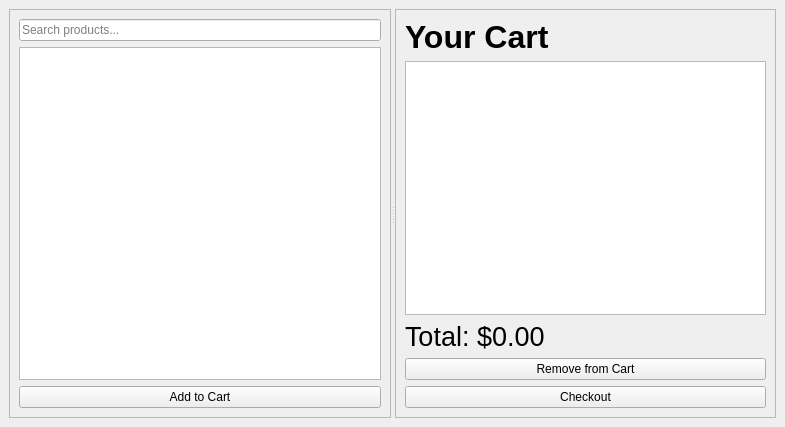
<?xml version="1.0" encoding="UTF-8"?>
<ui version="4.0">
 <class>MainWindow</class>
 <widget class="QMainWindow" name="MainWindow">
  <property name="geometry">
   <rect>
    <x>0</x>
    <y>0</y>
    <width>785</width>
    <height>427</height>
   </rect>
  </property>
  <property name="windowTitle">
   <string>SmartMart Kiosk</string>
  </property>
  <widget class="QWidget" name="centralwidget">
   <layout class="QHBoxLayout" name="horizontalLayout">
    <item>
     <widget class="QSplitter" name="splitter">
      <property name="orientation">
       <enum>Qt::Horizontal</enum>
      </property>
      <widget class="QFrame" name="menu_frame">
       <property name="frameShape">
        <enum>QFrame::StyledPanel</enum>
       </property>
       <layout class="QVBoxLayout" name="menu_layout">
        <item>
         <widget class="QLineEdit" name="search_bar">
          <property name="placeholderText">
           <string>Search products...</string>
          </property>
         </widget>
        </item>
        <item>
         <widget class="QListWidget" name="product_list"/>
        </item>
        <item>
         <widget class="QPushButton" name="add_to_cart_button">
          <property name="text">
           <string>Add to Cart</string>
          </property>
         </widget>
        </item>
       </layout>
      </widget>
      <widget class="QFrame" name="cart_frame">
       <property name="frameShape">
        <enum>QFrame::StyledPanel</enum>
       </property>
       <layout class="QVBoxLayout" name="cart_layout">
        <item>
         <widget class="QLabel" name="cart_title">
          <property name="font">
           <font>
            <pointsize>24</pointsize>
            <weight>75</weight>
            <bold>true</bold>
           </font>
          </property>
          <property name="text">
           <string>Your Cart</string>
          </property>
         </widget>
        </item>
        <item>
         <widget class="QListWidget" name="cart_list"/>
        </item>
        <item>
         <widget class="QLabel" name="total_label">
          <property name="font">
           <font>
            <pointsize>20</pointsize>
           </font>
          </property>
          <property name="text">
           <string>Total: $0.00</string>
          </property>
         </widget>
        </item>
        <item>
         <widget class="QPushButton" name="remove_from_cart_button">
          <property name="text">
           <string>Remove from Cart</string>
          </property>
         </widget>
        </item>
        <item>
         <widget class="QPushButton" name="checkout_button">
          <property name="text">
           <string>Checkout</string>
          </property>
         </widget>
        </item>
       </layout>
      </widget>
     </widget>
    </item>
   </layout>
  </widget>
 </widget>
 <resources/>
 <connections/>
</ui>
